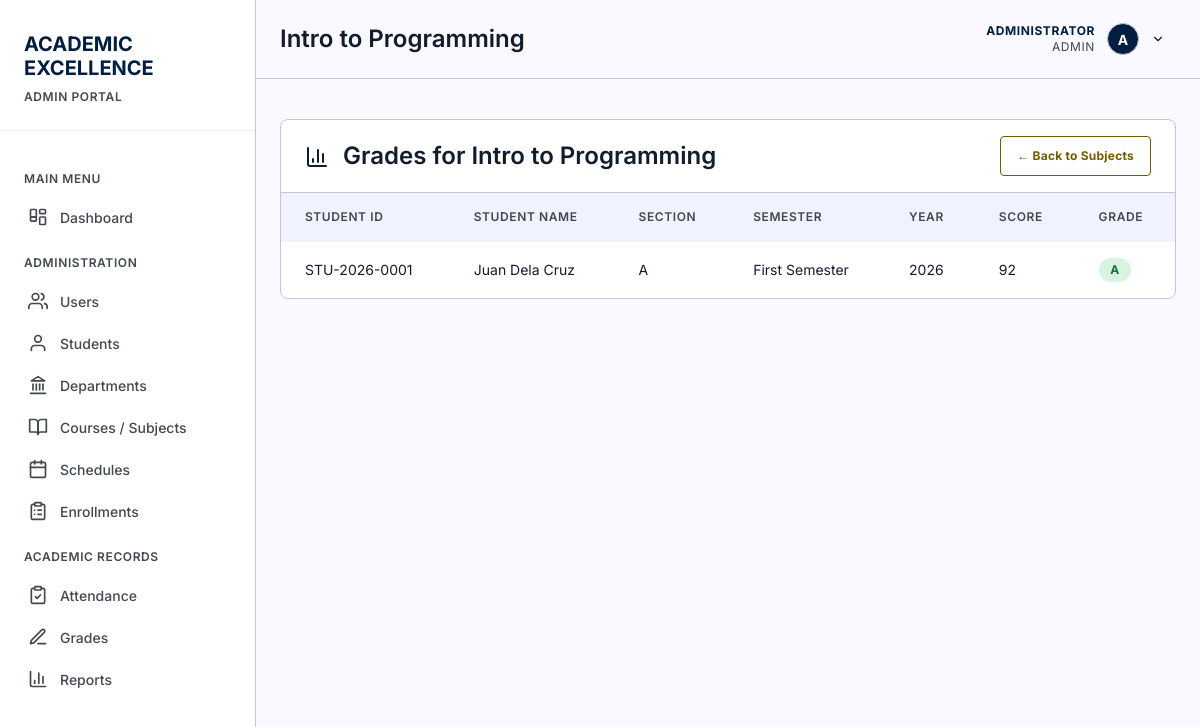
Before: /pages/subject-detail.php?id=1 (signed in) with the older database file.
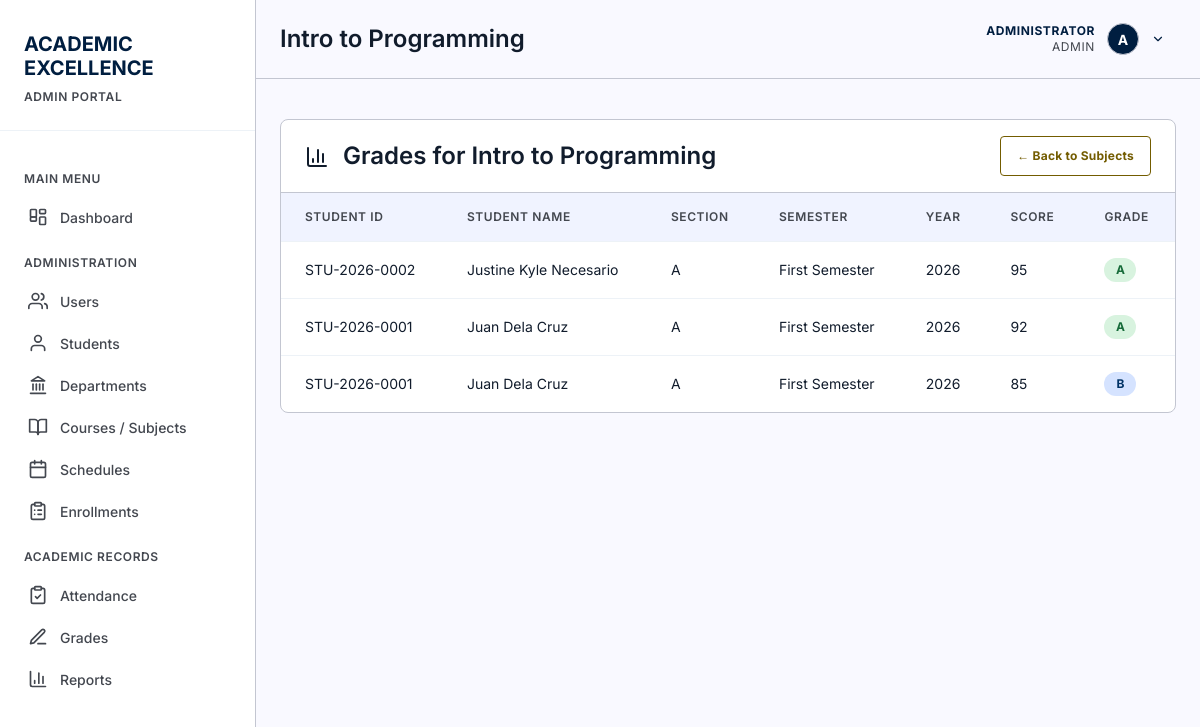
After: the same page with the newer database file.
### tables this page shows
CREATE TABLE grades (
        id INTEGER PRIMARY KEY AUTOINCREMENT,
        student_id INTEGER NOT NULL,
        subject_id INTEGER NOT NULL,
        semester TEXT NOT NULL,
        year INTEGER NOT NULL,
        score REAL,
        grade TEXT,
        created_at TIMESTAMP DEFAULT CURRENT_TIMESTAMP, section_id INTEGER REFERENCES course_sections(id) ON DELETE SET NULL, enrollment_id INTEGER REFERENCES enrollments(id) ON DELETE SET NULL, instructor_id INTEGER REFERENCES instructors(id) ON DELETE SET NULL, assessment_type TEXT NOT NULL DEFAULT 'Final', status TEXT NOT NULL DEFAULT 'Published' CHECK(status IN ('Draft', 'Published', 'Locked')), remarks TEXT, updated_at DATETIME,
        FOREIGN KEY (student_id) REFERENCES students(id) ON DELETE CASCADE,
        FOREIGN KEY (subject_id) REFERENCES subjects(id) ON DELETE CASCADE
    );

CREATE TABLE students (
        id INTEGER PRIMARY KEY AUTOINCREMENT,
        student_id TEXT UNIQUE NOT NULL,
        first_name TEXT NOT NULL,
        last_name TEXT NOT NULL,
        email TEXT,
        phone TEXT,
        date_of_birth DATE,
        gender TEXT CHECK(gender IN ('Male', 'Female', 'Other')),
        enrollment_date DATE DEFAULT CURRENT_DATE,
        status TEXT DEFAULT 'Active' CHECK(status IN ('Active', 'Inactive', 'Graduated')),
        created_at TIMESTAMP DEFAULT CURRENT_TIMESTAMP
    , user_id INTEGER REFERENCES users(id) ON DELETE SET NULL, program_id INTEGER REFERENCES programs(id) ON DELETE SET NULL, year_level INTEGER, expected_graduation_date DATE, updated_at DATETIME);

CREATE TABLE course_sections (
            id INTEGER PRIMARY KEY AUTOINCREMENT,
            subject_id INTEGER NOT NULL,
            instructor_id INTEGER NOT NULL,
            term_id INTEGER NOT NULL,
            section_code TEXT NOT NULL,
            room TEXT,
            schedule TEXT,
            capacity INTEGER CHECK(capacity IS NULL OR capacity > 0),
            status TEXT NOT NULL DEFAULT 'Open' CHECK(status IN ('Open', 'Closed', 'Completed', 'Cancelled')),
            created_at DATETIME NOT NULL DEFAULT CURRENT_TIMESTAMP,
            updated_at DATETIME NOT NULL DEFAULT CURRENT_TIMESTAMP,
            UNIQUE(subject_id, term_id, section_code),
            FOREIGN KEY (subject_id) REFERENCES subjects(id) ON DELETE RESTRICT,
            FOREIGN KEY (instructor_id) REFERENCES instructors(id) ON DELETE RESTRICT,
            FOREIGN KEY (term_id) REFERENCES academic_terms(id) ON DELETE RESTRICT
        );

### includes/auth.php (called while the page is built, shortened)
<?php
function currentUser() {
    static $user = false;
    if ($user === false) {
        $db = getDB();
        $stmt = $db->prepare("SELECT * FROM users WHERE id = :id AND is_active = 1");
        $stmt->execute([':id' => (int) $_SESSION['user_id']]);
        $user = $stmt->fetch() ?: null;
    }
    return $user;
}
function isLoggedIn() {
    return currentUser() !== null;
}
function requireLogin() {
    if (!isLoggedIn()) {
        header('Location: ' . baseUrl() . 'login.php');
        exit();
    }
}

### pages/subject-detail.php (the view, shortened to what this page needs)
<?php
requireLogin();
$db = getDB();
$user = currentUser();
$subjectId = intval($_GET['id'] ?? 0);
$stmt = $db->prepare("SELECT * FROM subjects WHERE id = :id");
$stmt->bindValue(':id', $subjectId, PDO::PARAM_INT);
$stmt->execute();
$subject = $stmt->fetch();
if ($user['role'] === 'student') {
    $student = currentStudent();
    $stmt = $db->prepare("
        SELECT g.*, s.first_name, s.last_name, s.student_id as student_number, cs.section_code
        FROM grades g
        JOIN students s ON g.student_id = s.id
        LEFT JOIN course_sections cs ON g.section_id = cs.id
        WHERE g.subject_id = :subject_id AND g.student_id = :sid
        ORDER BY g.year DESC, g.semester DESC
    ");
    $stmt->bindValue(':subject_id', $subjectId, PDO::PARAM_INT);
    $stmt->bindValue(':sid', $student['id'], PDO::PARAM_INT);
} else {
    $stmt = $db->prepare("
        SELECT g.*, s.first_name, s.last_name, s.student_id as student_number, cs.section_code
        FROM grades g
        JOIN students s ON g.student_id = s.id
        LEFT JOIN course_sections cs ON g.section_id = cs.id
        WHERE g.subject_id = :subject_id
        ORDER BY g.score DESC
    ");
    $stmt->bindValue(':subject_id', $subjectId, PDO::PARAM_INT);
}
$stmt->execute();
$grades = $stmt->fetchAll();
include '../includes/header.php';
?>
<div class="table-container">
    <div class="table-header">
        <h2><?php echo icon('bar-chart', 24); ?> Grades for <?php echo htmlspecialchars($subject['subject_name']); ?></h2>
        <a href="subjects.php" class="btn btn-secondary">← Back to Subjects</a>
    </div>
    <table>
        <thead>
            <tr>
                <?php if ($user['role'] !== 'student'): ?>
                <th>Student ID</th>
                <th>Student Name</th>
                <?php endif; ?>
                <th>Section</th>
                <th>Semester</th>
                <th>Year</th>
                <th>Score</th>
                <th>Grade</th>
            </tr>
        </thead>
        <tbody>
            <?php foreach ($grades as $grade): ?>
            <tr>
                <?php if ($user['role'] !== 'student'): ?>
                <td data-label="Student ID"><?php echo htmlspecialchars($grade['student_number']); ?></td>
                <td data-label="Student Name"><?php echo htmlspecialchars($grade['first_name'] . ' ' . $grade['last_name']); ?></td>
                <?php endif; ?>
                <td data-label="Section"><?php echo htmlspecialchars($grade['section_code'] ?? '—'); ?></td>
                <td data-label="Semester"><?php echo htmlspecialchars($grade['semester']); ?></td>
                <td data-label="Year"><?php echo $grade['year']; ?></td>
                <td data-label="Score"><?php echo $grade['score']; ?></td>
                <td data-label="Grade">
                    <?php
                    $gradeClass = 'grade-' . strtolower($grade['grade']);
                    ?>
                    <span class="grade-badge <?php echo $gradeClass; ?>">
                        <?php echo $grade['grade']; ?>
                    </span>
                </td>
            </tr>
            <?php endforeach; ?>
        </tbody>
    </table>
</div>
<?php include '../includes/footer.php'; ?>

Changed rows visible on the page:
added grades: student.student_id "STU-2026-0002", student.last_name "Justine Kyle Necesario", section.section_code "A", semester "First Semester", year "2026", score "95", grade "A"
added grades: student.student_id "STU-2026-0001", student.last_name "Juan Dela Cruz", section.section_code "A", semester "First Semester", year "2026", score "85", grade "B"
